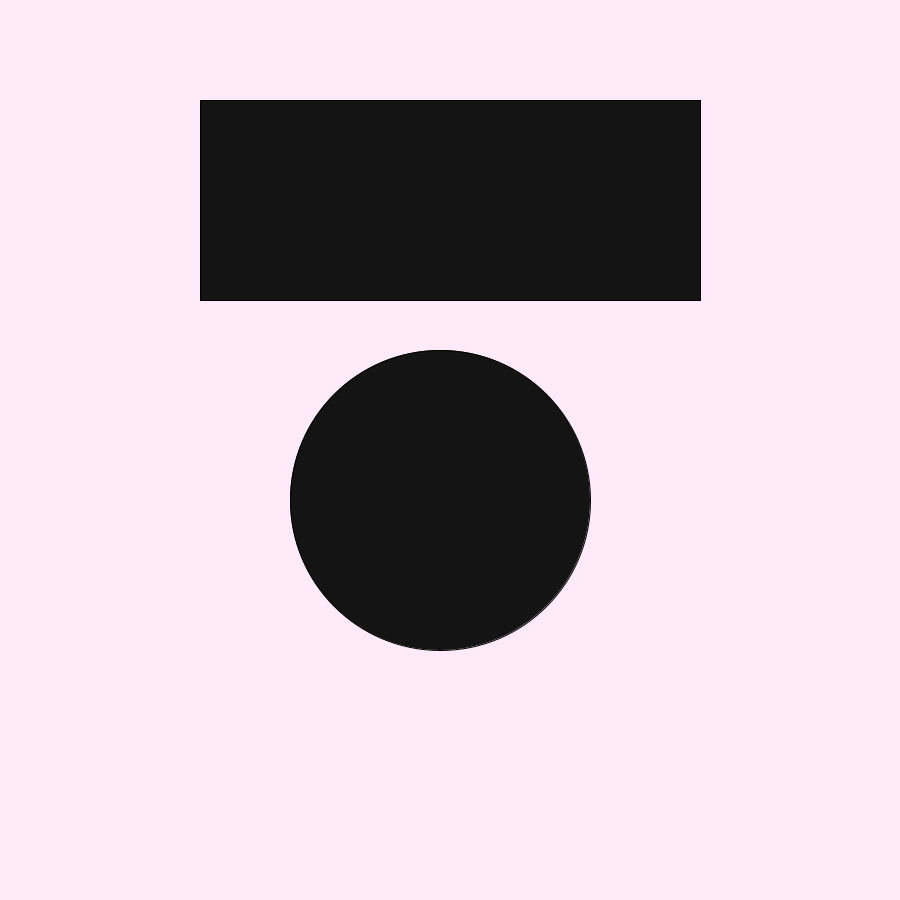
Frame 1 (no input)
Frame 60 (the mouse pressed at the canvas centre just before this capture): identical to frame 1, image omitted
Frame 120 (the mouse held since frame 60 and released just before this capture): identical to frame 1, image omitted

The Processing sketch that drew this single still picture (run headless with seeded random() and noise(); from frame 60 on, the mouse is pressed at the canvas centre):

// Processing sketch: mousePressed
// ── mousePressed.pde
void setup(){
  size(900,900);
}

void draw(){
  background(255,234,250);
if (keyPressed == true){
  fill(255);
} else {
  fill(20);
}
    rect(200,100,500,200);
    ellipse(440,500,300,300);
}
